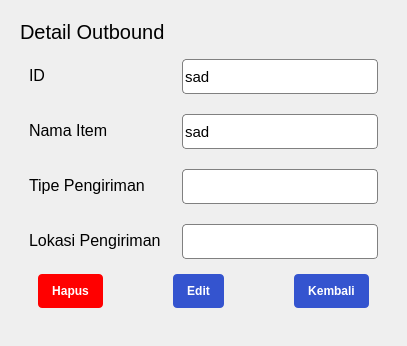
                <widget class="QWidget" name="outboundSecondPage">
                 <property name="sizePolicy">
                  <sizepolicy hsizetype="Expanding" vsizetype="Expanding">
                   <horstretch>0</horstretch>
                   <verstretch>0</verstretch>
                  </sizepolicy>
                 </property>
                 <property name="styleSheet">
                  <string notr="true">#fieldOutbound,
#fieldOutbound_2,
#fieldOutbound_3,
#fieldOutbound_4,
#fieldOutbound_5 {
	border: 1px solid #808080;
	border-radius: 4px;
}

#outboundBackBtn, #outboundEditBtn{
	border-radius: 4px;
	background-color: #3454cf;
	padding: 10px 14px;
	color: #fff;
}

#outboundDeleteBtn{
	border-radius: 4px;
	background-color: red;
	padding: 10px 14px;
	color: #fff;
}</string>
                 </property>
                 <layout class="QVBoxLayout" name="verticalLayout_30">
                  <item>
                   <widget class="QWidget" name="outboundSecondContent" native="true">
                    <property name="sizePolicy">
                     <sizepolicy hsizetype="Expanding" vsizetype="Expanding">
                      <horstretch>0</horstretch>
                      <verstretch>0</verstretch>
                     </sizepolicy>
                    </property>
                    <property name="styleSheet">
                     <string notr="true"/>
                    </property>
                    <layout class="QVBoxLayout" name="verticalLayout_31">
                     <item>
                      <widget class="QLabel" name="detailOutbound">
                       <property name="sizePolicy">
                        <sizepolicy hsizetype="Preferred" vsizetype="Preferred">
                         <horstretch>0</horstretch>
                         <verstretch>0</verstretch>
                        </sizepolicy>
                       </property>
                       <property name="maximumSize">
                        <size>
                         <width>16777215</width>
                         <height>40</height>
                        </size>
                       </property>
                       <property name="font">
                        <font>
                         <pointsize>15</pointsize>
                        </font>
                       </property>
                       <property name="text">
                        <string>Detail Outbound</string>
                       </property>
                      </widget>
                     </item>
                     <item>
                      <widget class="QWidget" name="outboundForm" native="true">
                       <property name="sizePolicy">
                        <sizepolicy hsizetype="Expanding" vsizetype="Expanding">
                         <horstretch>0</horstretch>
                         <verstretch>0</verstretch>
                        </sizepolicy>
                       </property>
                       <property name="styleSheet">
                        <string notr="true"/>
                       </property>
                       <layout class="QVBoxLayout" name="verticalLayout_32">
                        <item>
                         <layout class="QFormLayout" name="formLayout_4">
                          <property name="horizontalSpacing">
                           <number>21</number>
                          </property>
                          <property name="verticalSpacing">
                           <number>20</number>
                          </property>
                          <item row="0" column="0">
                           <widget class="QLabel" name="label_11">
                            <property name="maximumSize">
                             <size>
                              <width>200</width>
                              <height>16777215</height>
                             </size>
                            </property>
                            <property name="font">
                             <font>
                              <pointsize>12</pointsize>
                             </font>
                            </property>
                            <property name="text">
                             <string>ID</string>
                            </property>
                           </widget>
                          </item>
                          <item row="0" column="1">
                           <widget class="QLineEdit" name="fieldOutbound">
                            <property name="sizePolicy">
                             <sizepolicy hsizetype="Preferred" vsizetype="Preferred">
                              <horstretch>0</horstretch>
                              <verstretch>0</verstretch>
                             </sizepolicy>
                            </property>
                            <property name="minimumSize">
                             <size>
                              <width>0</width>
                              <height>35</height>
                             </size>
                            </property>
                            <property name="maximumSize">
                             <size>
                              <width>200</width>
                              <height>200</height>
                             </size>
                            </property>
                            <property name="font">
                             <font>
                              <pointsize>11</pointsize>
                             </font>
                            </property>
                            <property name="text">
                             <string>sad</string>
                            </property>
                            <property name="readOnly">
                             <bool>true</bool>
                            </property>
                           </widget>
                          </item>
                          <item row="1" column="0">
                           <widget class="QLabel" name="label_13">
                            <property name="maximumSize">
                             <size>
                              <width>200</width>
                              <height>16777215</height>
                             </size>
                            </property>
                            <property name="font">
                             <font>
                              <pointsize>12</pointsize>
                             </font>
                            </property>
                            <property name="text">
                             <string>Nama Item</string>
                            </property>
                           </widget>
                          </item>
                          <item row="1" column="1">
                           <widget class="QLineEdit" name="fieldOutbound_2">
                            <property name="sizePolicy">
                             <sizepolicy hsizetype="Preferred" vsizetype="Preferred">
                              <horstretch>0</horstretch>
                              <verstretch>0</verstretch>
                             </sizepolicy>
                            </property>
                            <property name="minimumSize">
                             <size>
                              <width>0</width>
                              <height>35</height>
                             </size>
                            </property>
                            <property name="maximumSize">
                             <size>
                              <width>200</width>
                              <height>200</height>
                             </size>
                            </property>
                            <property name="font">
                             <font>
                              <pointsize>11</pointsize>
                             </font>
                            </property>
                            <property name="text">
                             <string>sad</string>
                            </property>
                           </widget>
                          </item>
                          <item row="2" column="0">
                           <widget class="QLabel" name="label_14">
                            <property name="font">
                             <font>
                              <pointsize>12</pointsize>
                             </font>
                            </property>
                            <property name="text">
                             <string>Tipe Pengiriman</string>
                            </property>
                           </widget>
                          </item>
                          <item row="2" column="1">
                           <widget class="QLineEdit" name="fieldOutbound_3">
                            <property name="sizePolicy">
                             <sizepolicy hsizetype="Preferred" vsizetype="Preferred">
                              <horstretch>0</horstretch>
                              <verstretch>0</verstretch>
                             </sizepolicy>
                            </property>
                            <property name="minimumSize">
                             <size>
                              <width>0</width>
                              <height>35</height>
                             </size>
                            </property>
                            <property name="maximumSize">
                             <size>
                              <width>200</width>
                              <height>200</height>
                             </size>
                            </property>
                           </widget>
                          </item>
                          <item row="3" column="0">
                           <widget class="QLabel" name="label_15">
                            <property name="font">
                             <font>
                              <pointsize>12</pointsize>
                             </font>
                            </property>
                            <property name="text">
                             <string>Lokasi Pengiriman</string>
                            </property>
                           </widget>
                          </item>
                          <item row="3" column="1">
                           <widget class="QLineEdit" name="fieldOutbound_4">
                            <property name="sizePolicy">
                             <sizepolicy hsizetype="Preferred" vsizetype="Preferred">
                              <horstretch>0</horstretch>
                              <verstretch>0</verstretch>
                             </sizepolicy>
                            </property>
                            <property name="minimumSize">
                             <size>
                              <width>0</width>
                              <height>35</height>
                             </size>
                            </property>
                            <property name="maximumSize">
                             <size>
                              <width>200</width>
                              <height>200</height>
                             </size>
                            </property>
                           </widget>
                          </item>
                         </layout>
                        </item>
                        <item alignment="Qt::AlignRight">
                         <widget class="QWidget" name="btnForm_4" native="true">
                          <property name="sizePolicy">
                           <sizepolicy hsizetype="Preferred" vsizetype="Maximum">
                            <horstretch>0</horstretch>
                            <verstretch>0</verstretch>
                           </sizepolicy>
                          </property>
                          <layout class="QHBoxLayout" name="horizontalLayout_7">
                           <property name="spacing">
                            <number>70</number>
                           </property>
                           <item>
                            <widget class="QPushButton" name="outboundDeleteBtn">
                             <property name="font">
                              <font>
                               <pointsize>9</pointsize>
                               <weight>75</weight>
                               <bold>true</bold>
                              </font>
                             </property>
                             <property name="cursor">
                              <cursorShape>PointingHandCursor</cursorShape>
                             </property>
                             <property name="text">
                              <string>Hapus</string>
                             </property>
                            </widget>
                           </item>
                           <item>
                            <widget class="QPushButton" name="outboundEditBtn">
                             <property name="font">
                              <font>
                               <pointsize>9</pointsize>
                               <weight>75</weight>
                               <bold>true</bold>
                              </font>
                             </property>
                             <property name="cursor">
                              <cursorShape>PointingHandCursor</cursorShape>
                             </property>
                             <property name="text">
                              <string>Edit</string>
                             </property>
                            </widget>
                           </item>
                           <item>
                            <widget class="QPushButton" name="outboundBackBtn">
                             <property name="font">
                              <font>
                               <pointsize>9</pointsize>
                               <weight>75</weight>
                               <bold>true</bold>
                              </font>
                             </property>
                             <property name="cursor">
                              <cursorShape>PointingHandCursor</cursorShape>
                             </property>
                             <property name="text">
                              <string>Kembali</string>
                             </property>
                            </widget>
                           </item>
                          </layout>
                         </widget>
                        </item>
                       </layout>
                      </widget>
                     </item>
                    </layout>
                   </widget>
                  </item>
                 </layout>
                </widget>
